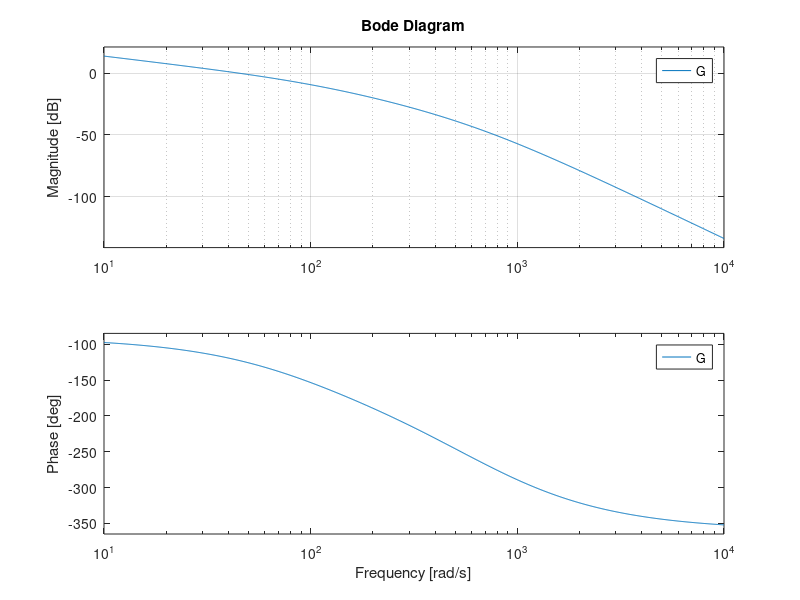
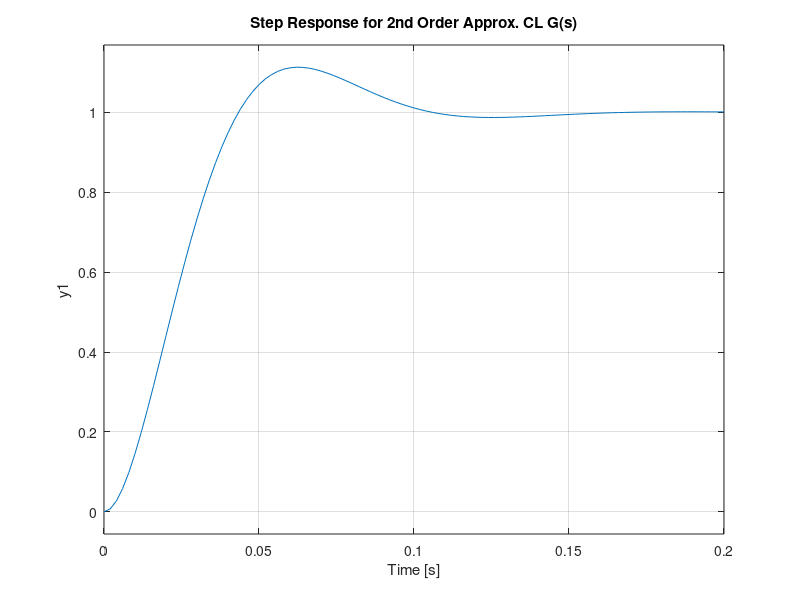

Here is the MATLAB script that generated these plots, in order:
s = tf('s');
G = 2000000000/(s*(s+100)*(s+500)*(s+800));
pm = 57;
wg = 45;

zeta = pm/100;
wn = wg/(sqrt(sqrt(4*zeta^4 + 1) -2*zeta^2));

figure(1)
bode(G)
grid

G_ClosedLoop = feedback(G,1);

G_approx = wn^2/(s*(s+2*zeta*wn));
G_approx_ClosedLoop = feedback(G_approx,1);

figure(2)
subplot(1,2,1)
step(G_ClosedLoop)
title('Step Response for CL G(s)')
subplot(1,2,2)
step(G_approx_ClosedLoop)
title('Step Response for 2nd Order Approx. CL G(s)')